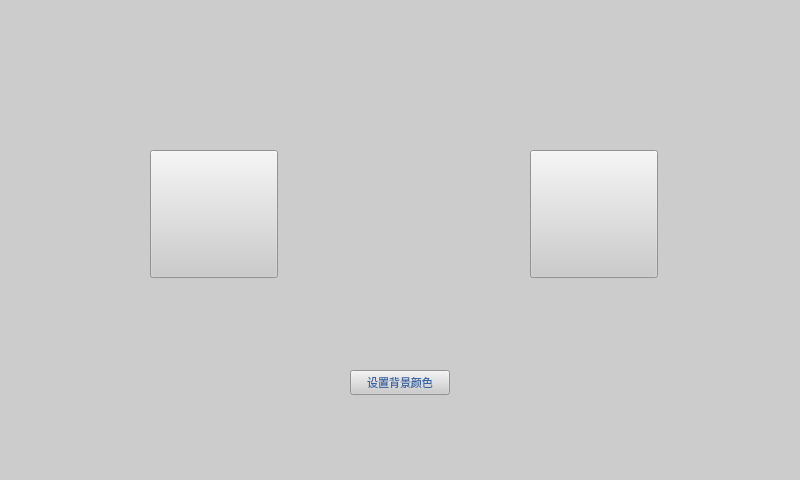
<?xml version="1.0" encoding="UTF-8"?>
<ui version="4.0">
 <class>MainWindow</class>
 <widget class="QMainWindow" name="MainWindow">
  <property name="geometry">
   <rect>
    <x>0</x>
    <y>0</y>
    <width>800</width>
    <height>480</height>
   </rect>
  </property>
  <property name="minimumSize">
   <size>
    <width>800</width>
    <height>480</height>
   </size>
  </property>
  <property name="maximumSize">
   <size>
    <width>800</width>
    <height>480</height>
   </size>
  </property>
  <property name="windowTitle">
   <string>MainWindow</string>
  </property>
  <property name="styleSheet">
   <string notr="true">background-color: rgb(204, 204, 204);</string>
  </property>
  <widget class="QWidget" name="centralwidget">
   <widget class="QPushButton" name="VIDEO">
    <property name="geometry">
     <rect>
      <x>150</x>
      <y>150</y>
      <width>128</width>
      <height>128</height>
     </rect>
    </property>
    <property name="minimumSize">
     <size>
      <width>128</width>
      <height>128</height>
     </size>
    </property>
    <property name="maximumSize">
     <size>
      <width>200</width>
      <height>200</height>
     </size>
    </property>
    <property name="font">
     <font>
      <pointsize>20</pointsize>
     </font>
    </property>
    <property name="styleSheet">
     <string notr="true">background-image: url(:/player/电影.png);</string>
    </property>
    <property name="text">
     <string/>
    </property>
   </widget>
   <widget class="QPushButton" name="MUSIC">
    <property name="geometry">
     <rect>
      <x>530</x>
      <y>150</y>
      <width>128</width>
      <height>128</height>
     </rect>
    </property>
    <property name="minimumSize">
     <size>
      <width>128</width>
      <height>128</height>
     </size>
    </property>
    <property name="maximumSize">
     <size>
      <width>200</width>
      <height>200</height>
     </size>
    </property>
    <property name="font">
     <font>
      <pointsize>20</pointsize>
     </font>
    </property>
    <property name="styleSheet">
     <string notr="true">background-image: url(:/player/音乐.png);</string>
    </property>
    <property name="text">
     <string/>
    </property>
   </widget>
   <widget class="QPushButton" name="BACKColor">
    <property name="geometry">
     <rect>
      <x>350</x>
      <y>370</y>
      <width>100</width>
      <height>25</height>
     </rect>
    </property>
    <property name="font">
     <font>
      <pointsize>8</pointsize>
     </font>
    </property>
    <property name="styleSheet">
     <string notr="true">color: rgb(52, 101, 164);</string>
    </property>
    <property name="text">
     <string>设置背景颜色</string>
    </property>
   </widget>
  </widget>
  <widget class="QMenuBar" name="menubar">
   <property name="geometry">
    <rect>
     <x>0</x>
     <y>0</y>
     <width>800</width>
     <height>28</height>
    </rect>
   </property>
  </widget>
  <widget class="QStatusBar" name="statusbar"/>
 </widget>
 <resources/>
 <connections/>
</ui>
